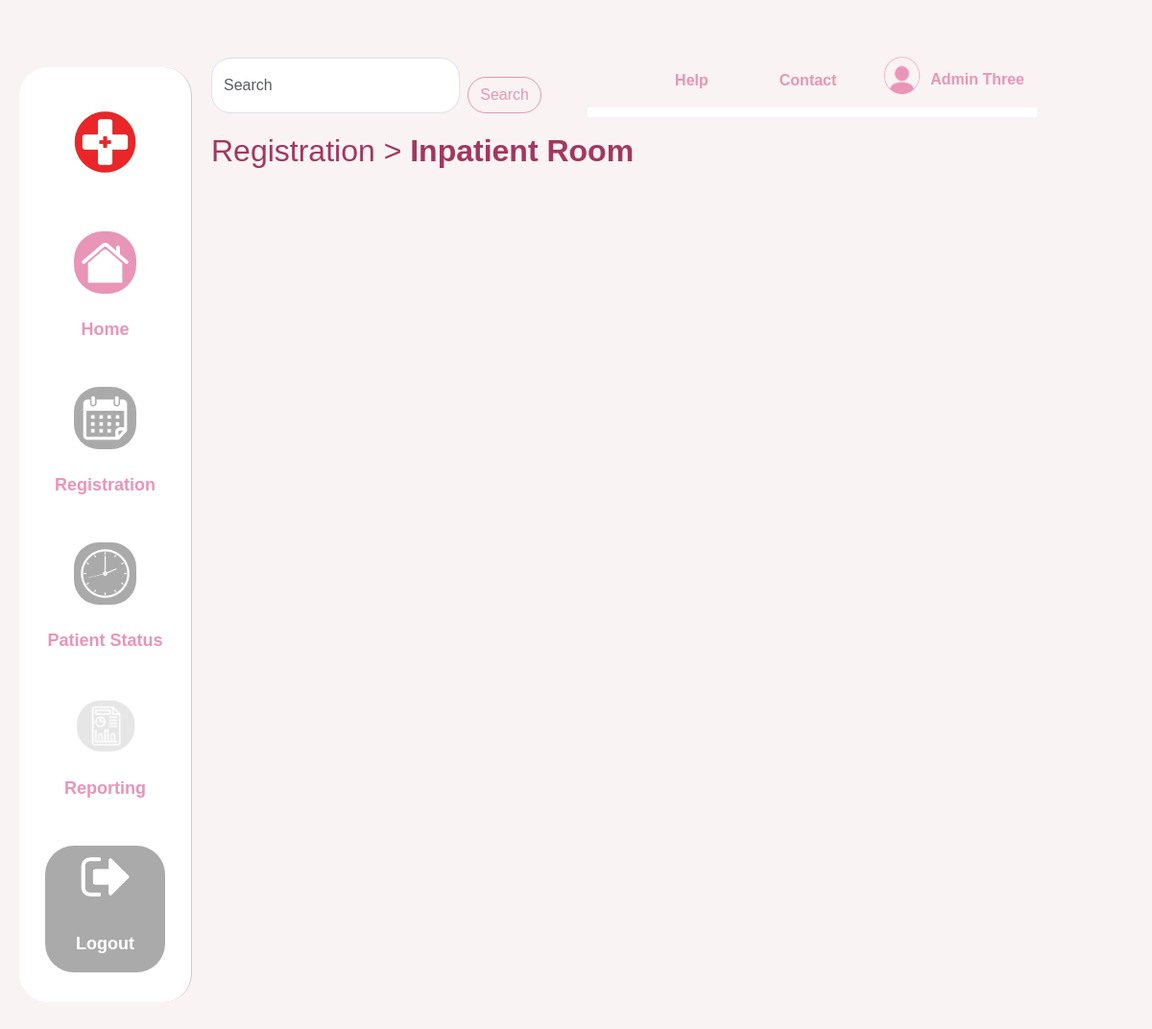
The page /inpatient.php (signed in) on the database as committed earlier.
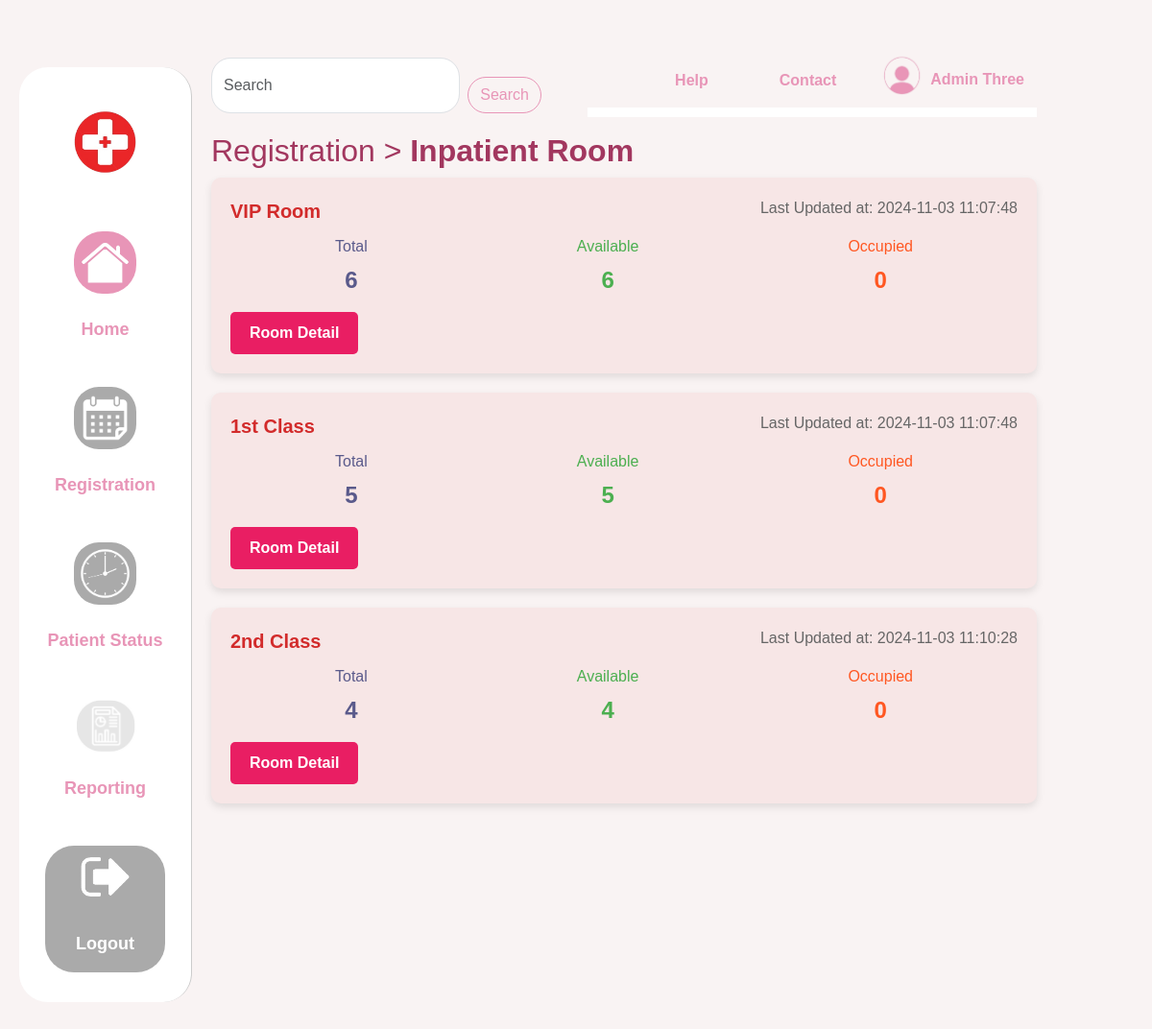
The same page on the database as committed later.
### tables this page shows
CREATE TABLE `msroomheader` (
  `room_id` varchar(5) NOT NULL,
  `name` varchar(30) DEFAULT NULL,
  `total` int(10) DEFAULT NULL,
  `price` int(10) DEFAULT NULL,
  `date` datetime DEFAULT NULL,
  `last_update` datetime DEFAULT NULL
);

### inpatient.php (the view, shortened to what this page needs)
<?php
$conn = getConnection();
$sql = "
    SELECT h.room_id, h.name, h.total, h.price, h.date, h.last_update,
           SUM(CASE WHEN d.status = 'Available' THEN 1 ELSE 0 END) AS available_count,
           SUM(CASE WHEN d.status = 'Occupied' THEN 1 ELSE 0 END) AS occupied_count,
           COUNT(d.room_id) AS total_count
    FROM MsRoomHeader h
    LEFT JOIN MsRoomDetails d ON h.room_id = d.room_id
    GROUP BY h.room_id
";
$result = $conn->query($sql);
$availableRooms = [];
if ($result && $result->num_rows > 0) {
    while ($row = $result->fetch_assoc()) {
        $availableRooms[] = $row;
    }
}
?>
<!DOCTYPE html>
<html lang="en">
<head>
    <link
        href="https://cdn.jsdelivr.net/npm/bootstrap@5.3.0/dist/css/bootstrap.min.css"
        rel="stylesheet" />
    <link rel="stylesheet" href="css/inpatient.css" />
</head>
<body>
    <div class="container-fluid">
        <div class="row">
            <?php include 'sidebar.php' ?>
            <div class="col-md-10 content">
                <?php include 'topbar.php' ?>
                <h1 class="fw-medium">Registration > <span class="fw-bold">Inpatient Room</span></h1>
                <div class="room-section">
                    <?php foreach ($availableRooms as $room): ?>
                        <div class="room">
                            <div class="room-header">
                                <span class="room-title"><?php echo htmlspecialchars($room['name']); ?></span>
                                <span class="room-update" style="font-size: 16px;">Last Updated at: <?php echo htmlspecialchars($room['last_update']); ?></span>
                            </div>
                            <div class="room-stats">
                                <div class="total-rooms">Total <span><?php echo htmlspecialchars($room['total_count']); ?></span></div>
                                <div class="available-rooms">Available <span><?php echo htmlspecialchars($room['available_count']); ?></span></div>
                                <div class="queue">Occupied <span><?php echo htmlspecialchars($room['occupied_count']); ?></span></div>
                            </div>
                            <a href="room_details.php?room_id=<?php echo htmlspecialchars($room['room_id']); ?>" class="room-detail-button">Room Detail</a>
                        </div>
                    <?php endforeach; ?>
                </div>
            </div>
        </div>
    </div>
</body>
</html>

### sidebar.php (shortened to what this page needs)
<div
    class="col-md-2 sidebar d-flex flex-column align-items-center py-3">
    <a href="index.php">
        <img
            src="images/image/logo.png"
            class="img-fluid mb-3"
            alt="Logo" />
        <nav class="nav flex-column w-100">
            <a class="nav-link active" href="home.php">
                <div
                    class="d-flex flex-column flex-wrap justify-content-center align-items-center gap-4 w-100">
                    <img src="images/image/home.png" alt="Home" style="background-color: var(--accent-color); border-radius: 30px; width: 65px;" />
                    <p>Home</p>
                </div>
            </a>
            <a class="nav-link" href="registrationland.php">
                <div
                    class="d-flex flex-column flex-wrap justify-content-center align-items-center gap-4 w-100">
                    <img
                        src="images/image/registration.jpeg"
                        style="width: 65px;"
                        alt="Registration" />
                    <p>Registration</p>
                </div>
            </a>
            <a class="nav-link" href="conf/get_appointment.php">
                <div
                    class="d-flex flex-column flex-wrap justify-content-center align-items-center gap-4 w-100">
                    <img
                        src="images/image/patient_status.jpeg"
                        style="width: 65px;"
                        alt="Patient Status" />
                    <p>Patient Status</p>
                </div>
            </a>
            <a class="nav-link" href="reporting.php">
                <div
                    class="d-flex flex-column flex-wrap justify-content-center align-items-center gap-4 w-100">
                    <img
                        src="images/report.png"
                        style="width: 65px;"
                        alt="Patient Status" />
                    <p>Reporting</p>
                </div>
            </a>
            <a class="nav-link" href="<?php echo isset($_SESSION['user_id']) ? 'conf/logout.php' : 'login.php'; ?>">
                <div class="d-flex flex-column flex-wrap justify-content-center align-items-center gap-4 w-100" style="background-color: #aaaaaa; border-radius: 30px;">
                    <img src="images/image/<?php echo isset($_SESSION['user_id']) ? 'login.png' : 'login-icon.png'; ?>" style="width: 65px;" alt="<?php echo isset($_SESSION['user']) ? 'Logout' : 'Login'; ?>" />
                    <p class="text-white"><?php echo isset($_SESSION['user_id']) ? 'Logout' : 'Login'; ?></p>
                </div>
            </a>
        </nav>
</div>

### topbar.php (shortened to what this page needs)
<div
    class="header d-flex justify-content-between gap-5 align-items-center py-3">
    <form class="d-flex search-form">
        <input
            class="form-control me-2"
            type="search"
            placeholder="Search"
            aria-label="Search" />
        <button class="btn btn-outline-success" type="submit">
            Search
        </button>
    </form>
    <div class="d-flex justify-content-end gap-5 flex-fill align-items-center navigasi">
        <a href="#" class="btn btn-link">Help</a>
        <a href="#" class="btn btn-link">Contact</a>
        <a href="#" class="btn btn-link">
            <img
                src="images/image/profile.png"
                class="img-fluid"
                width="50"
                alt="Logo"
                style="margin-left: -30px; margin-top: -15px;" />
            <?php echo $_SESSION['fullname'] ?>
        </a>
    </div>
</div>

### css/inpatient.css (style rules this page uses)
:root { --bg-color: #f9f3f3; --text-color: #a2375f; --accent-color: #e895b7; --link-color: #a2375f; }
body { font-family: "Arial", sans-serif; background-color: var(--bg-color); color: var(--text-color); margin: 0 20px 20px 100px; padding: 20px 0; }
.sidebar { background-color: #fff; text-align: center; max-height: max-content; max-width: 100%; border-right: 1px solid #ccc; color: var(--accent-color) !important; border-radius: 30px; margin-left: -80px; margin-top: 50px;; }
.sidebar img { border-radius: 40%; width: 100%; }
.sidebar .nav-link { color: var(--accent-color) !important; font-weight: bold; padding: 15px; font-size: 18px; border-radius: 10px; transition: background-color 0.3s ease; }
.content { background-color: var(--bg-color); padding: 20px; }
.header { display: flex; justify-content: space-between; align-items: center; }
.search-form { flex-grow: 1; max-width: 40%; }
.search-form .form-control { border-radius: 20px; }
.search-form .btn-outline-success { border-color: var(--accent-color); color: var(--accent-color); border-radius: 20px; }
h1 { font-weight: bold; font-size: 2rem; color: var(--text-color); }
.navigasi { border-bottom: 10px solid #fff; }
.navigasi > a { font-weight: bold; text-decoration: none; color: var(--accent-color); }
button { background-color: #F8B5D8; border: none; padding: 10px 20px; border-radius: 10px; color: #FFF; font-size: 16px; cursor: pointer; margin-top: 20px; }
input, select { flex: 1; padding: 10px; border: 1px solid #E84C88; border-radius: 5px; background-color: #FFF0F6; outline: none; }
input::placeholder { color: #D37C9C; }
.room-section { display: flex; flex-direction: column; gap: 20px; }
.room { background-color: #f7e6e6; border-radius: 10px; padding: 20px; box-shadow: 0 4px 8px rgba(0, 0, 0, 0.1); }
.room-header { display: flex; justify-content: space-between; margin-bottom: 10px; }
.room-title { font-size: 20px; font-weight: bold; color: #D22B2B; }
.room-update { font-size: 12px; color: #666; }
.room-stats { display: flex; justify-content: space-around; margin-bottom: 15px; }
.room-stats div { display: flex; flex-direction: column; align-items: center; }
.total-rooms span, .available-rooms span, .queue span { font-size: 24px; font-weight: bold; margin-top: 5px; }
.total-rooms { color: #5A5A8B; }
.available-rooms { color: #4CAF50; }
.queue { color: #FF5722; }
.room-detail-button { display: inline-block; padding: 10px 20px; background-color: #E91E63; color: white; border-radius: 5px; text-align: center; text-decoration: none; font-weight: bold; }

Rows that differ between the two databases and show on the page:
added msroomheader: name "VIP Room", last_update "2024-11-03 11:07:48", total_count "6", available_count "6", occupied_count "0"
added msroomheader: name "1st Class", last_update "2024-11-03 11:07:48", total_count "5", available_count "5", occupied_count "0"
added msroomheader: name "2nd Class", last_update "2024-11-03 11:10:28", total_count "4", available_count "4", occupied_count "0"
